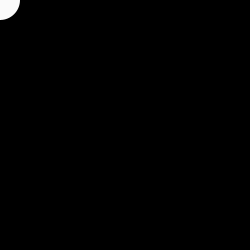
Frame 1 (no input)
Frame 60 (the mouse pressed at the canvas centre just before this capture): identical to frame 1, image omitted
Frame 120 (the mouse held since frame 60 and released just before this capture): blank canvas, image omitted

The Processing sketch that drew this single still picture (run headless with seeded random() and noise(); from frame 60 on, the mouse is pressed at the canvas centre):

// Processing sketch: contohsimpleanimasi
// ── contohsimpleanimasi.pde
void setup(){
  size(250, 250);
}

void draw(){
  background(mouseX);
  fill(width-mouseX);
  noStroke();
  ellipse(mouseX, mouseY, 40,40);
}
